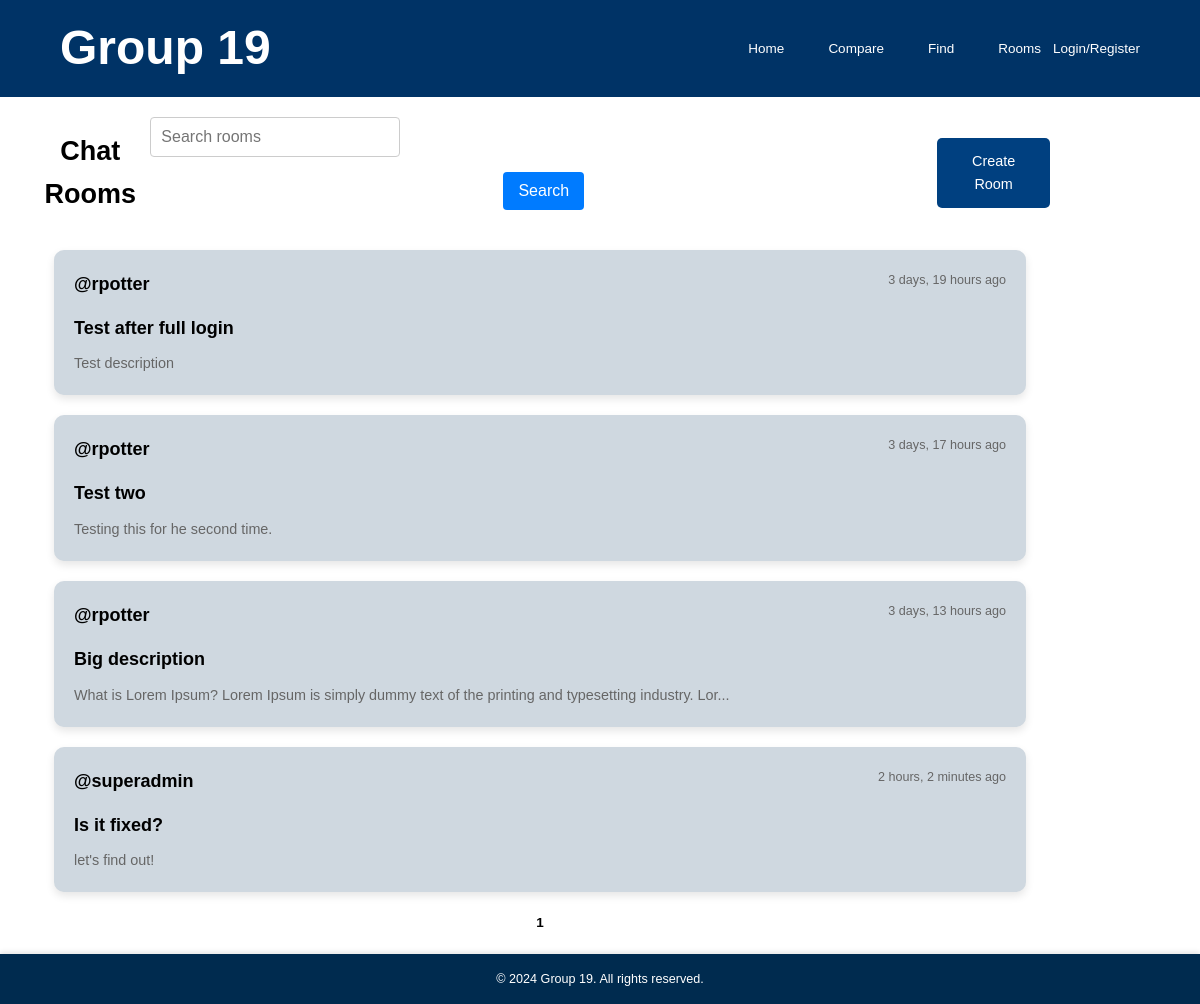
/rooms/, run on the app's committed database.
### base/models.py (models this page shows, shortened)
class Room(models.Model):
    name = models.CharField(max_length=255)
    description = models.TextField(blank=True, null=True)
    creator = models.ForeignKey(User, on_delete=models.CASCADE, related_name="rooms_created")
    created_at = models.DateTimeField(auto_now_add=True)

### base/views.py (the view)
# urls.py: path('rooms/', views.room_list, name='room_list'),
def room_list(request):
    query = request.GET.get('q', '')  # Get the search query from GET
    rooms = Room.objects.all()
    if query:
        rooms = rooms.filter(name__icontains=query) | rooms.filter(description__icontains=query)
    paginator = Paginator(rooms, 5)  # 5 rooms per page
    page = request.GET.get('page')
    rooms_paginated = paginator.get_page(page)
    context = {
        'rooms': rooms_paginated,
        'query': query,
    }
    return render(request, 'base/room_list.html', context)

### base/templates/base/room_list.html (shortened to what this page needs)
{% extends 'main.html' %}
{% block content %}
<div class="container room-list">
    <div class="room-list-header">
        <h2 class="room-list-title">Chat Rooms</h2>
        <form method="GET" action="{% url 'room_list' %}" class="search-form">
            <input type="text" name="q" value="{{ query }}" placeholder="Search rooms">
            <button type="submit" class="btn btn-search">Search</button>
        </form>
        <a href="{% url 'create_room' %}" class="btn btn-primary">Create Room</a>
    </div>
    <ul class="room-list">
        {% for room in rooms %}
            <li class="room-item">
                <a href="{% url 'chatroom' room.id %}" class="room-link">
                    <div class="room-header">
                        <p class="room-name">@{{ room.creator.username }}</p>
                        <p class="room-time">{{ room.created_at|timesince }} ago</p>
                    </div>
                    <h3 class="room-name">{{ room.name }}</h3>
                    <p class="room-description">
                        {% if room.description|length > 100 %}
                            {{ room.description|slice:":100" }}...
                        {% else %}
                            {{ room.description }}
                        {% endif %}
                    </p>
                </a>
            </li>
        {% endfor %}
    </ul>
    <div class="pagination">
        {% for num in rooms.paginator.page_range %}
            {% if rooms.number == num %}
                <strong class="current-page">{{ num }}</strong>
            {% else %}
                <a href="?page={{ num }}&q={{ query }}" class="pagination-btn">{{ num }}</a>
            {% endif %}
        {% endfor %}
    </div>
</div>
{% endblock content %}

### static/styles/style.css (style rules this page uses)
* { font-family: sans-serif; margin: 0; padding: 0; box-sizing: border-box; text-rendering: optimizeLegibility; }
html { font-size: 56.25%; }
body { min-height: 100vh; line-height: 1.6; font-weight: 400; font-size: 1.5rem; color: black; background-color: white; }
a { display: inline-block; color: white; text-decoration: none; }
.container { max-width: 120rem; width: 90%; margin: auto; }
.room-list-title { font-size: 3rem; font-weight: bold; margin-left: 10px; }
.btn-primary { padding: 12px 24px; margin-right: 10px; font-size: 1.6rem; color: white; background-color: #004080; border-radius: 5px; transition: background-color 0.3s ease; text-decoration: none; }
.room-list { list-style-type: none; text-align: center; padding: 0; margin: 20px 0; }
.room-list-header { display: flex; justify-content: space-between; align-items: center; margin: 20px; }
.room-item { background-color: #cfd8e0; color: black; padding: 20px; margin-bottom: 20px; border-radius: 10px; box-shadow: 0 4px 8px rgba(0, 0, 0, 0.1); max-width: 90%; margin-left: auto; margin-right: auto; display: flex; flex-direction: column; }
.room-header { display: flex; justify-content: space-between; align-items: flex-start; margin-bottom: 15px; }
.room-name { font-size: 2rem; font-weight: bold; color: black; text-decoration: none; transition: color 0.3s ease; text-align: left; }
.room-time { font-size: 1.4rem; color: #666; text-align: right; }
.room-description { font-size: 1.6rem; color: #666; margin-top: 10px; line-height: 1.6; text-align: left; }
.pagination { text-align: center; margin-top: 20px; }
.current-page { font-weight: bold; }
form { display: flex; flex-direction: column; gap: 15px; width: 100%; }
form button { padding: 8px 16px; font-size: 1.4rem; background-color: #004080; color: white; border-radius: 5px; cursor: pointer; transition: background-color 0.3s ease; width: auto; align-self: center; }
.search-form { display: flex; justify-content: flex-start; margin-bottom: 20px; }
.search-form input[type="text"] { padding: 10px; font-size: 16px; border: 1px solid #ccc; border-radius: 4px; width: 250px; margin-right: 10px; }
.search-form button { padding: 10px 15px; font-size: 16px; background-color: #007bff; color: white; border: none; border-radius: 4px; cursor: pointer; transition: background-color 0.3s; }

### data on the page
Room: creator.username "rpotter", created_at "3 days, 19 hours", name "Test after full login", description "Test description"
Room: creator.username "rpotter", created_at "3 days, 17 hours", name "Test two", description "Testing this for he second time."
Room: creator.username "rpotter", created_at "3 days, 13 hours", name "Big description", description "What is Lorem Ipsum? Lorem Ipsum is simply dummy text of the printing and typesetting industry. Lor"
Room: creator.username "superadmin", created_at "2 hours, 2 minutes", name "Is it fixed?", description "let's find out!"

### other printed values
{{ num }} "1"
